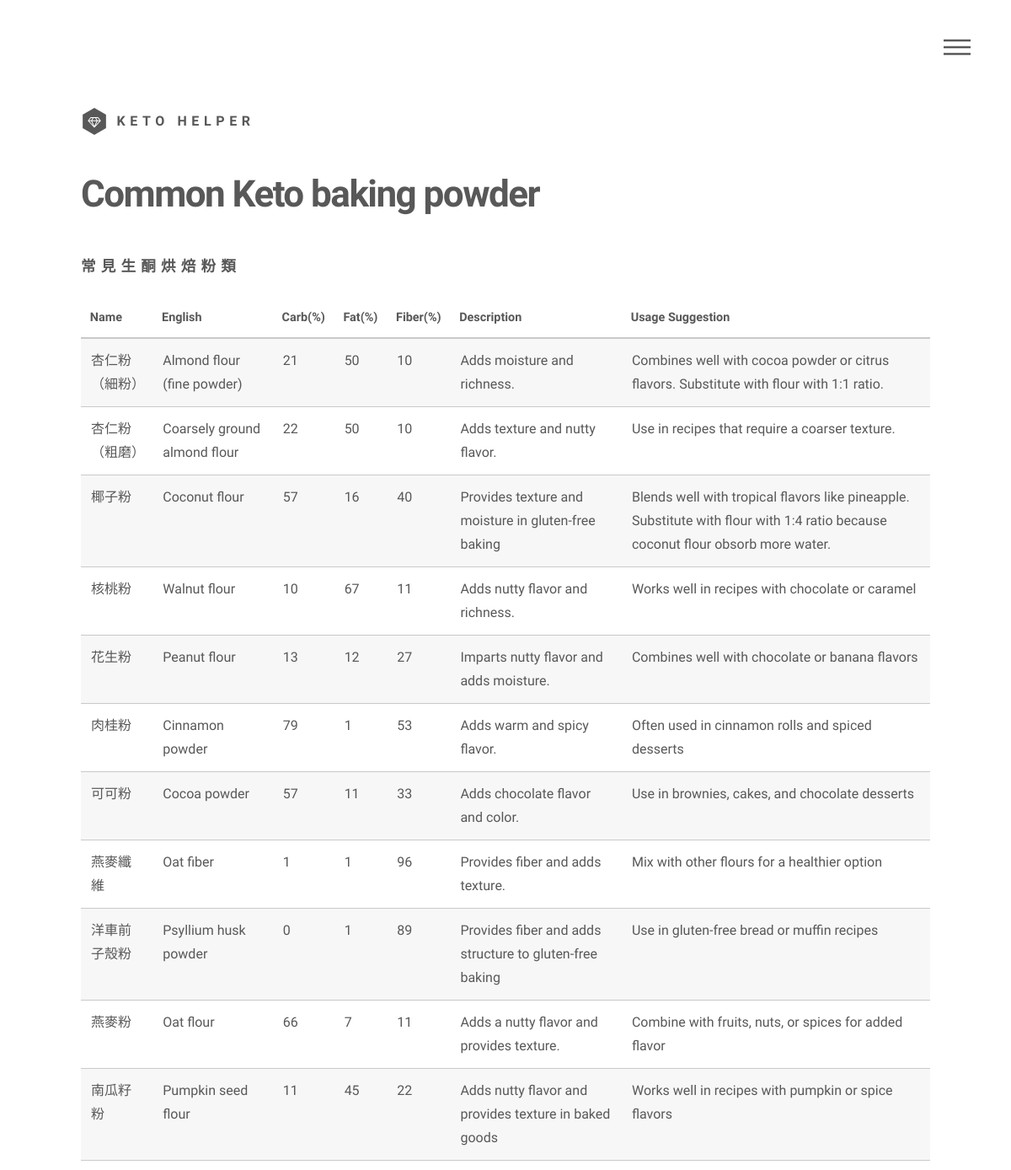
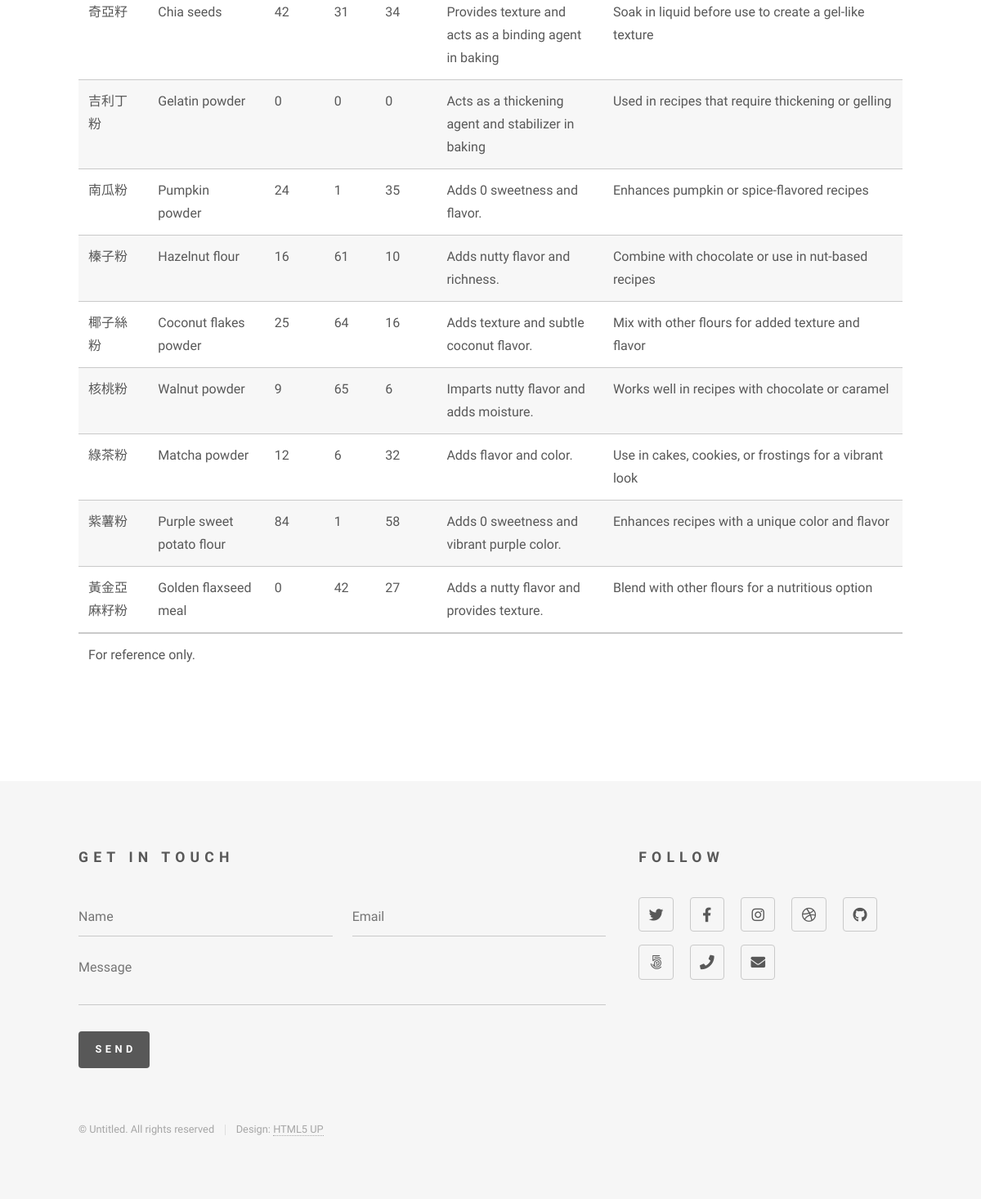
The app's page /powder-table with its own data (2 pictures, top to bottom).
### main.py (models this page shows)
class Powder(db.Model):
    __tablename__ = 'powders'
    id = db.Column(db.Integer, primary_key=True)
    name_cn = db.Column(db.String(100), nullable=True)
    name_en = db.Column(db.String(100), nullable=True)
    carb = db.Column(db.Integer, nullable=True)
    fat = db.Column(db.Integer, nullable=True)
    fiber = db.Column(db.Integer, nullable=True)
    description = db.Column(db.String(100), nullable=True)
    suggestion = db.Column(db.String(100), nullable=True)

### main.py (the view)
@app.route('/powder-table')
def powder():
    powders = Powder.query.all()
    return render_template('powder.html', powders=powders)

### main.py (called while the page is built)
@app.context_processor
def inject_nav():
    nav = [
        {
            'title': 'oil table',
            'description': 'The oil type',
            'url': 'oil-table',
            'img': 'oil.jpg'
        },
        {
            'title': 'sweetener table',
            'description': 'Sweetener table',
            'url': 'sweetener-table',
            'img': 'sweetener.jpg'
        },
        {
            'title': 'sweetener calculator',
            'description': 'Sweetener calculator',
            'url': 'sweetener-calculator',
            'img': 'sweetener-calculator.jpg'
        },
        {
            'title': 'powder table ',
            'description': 'powder calculator',
            'url': 'powder-table',
            'img': 'powder.jpg'
        }
    ]
    return {'nav': nav}

### templates/powder.html
{% include 'header.html' %}
<div id="main">
	<div class="inner">
		<h1>Common Keto baking powder</h1>
		<section>
			<h2>常見生酮烘焙粉類</h2>
			<div class="table-wrapper">
				<table>
					<thead>
						<tr>
							<th>Name</th>
							<th>English</th>
							<th>Carb(%)</th>
							<th>Fat(%)</th>
							<th>Fiber(%)</th>
							<th>Description</th>
							<th>Usage Suggestion</th>
						</tr>
					</thead>
					<tbody>
						{% for powder in powders %}
						<tr>
							<td> {{ powder.name_cn }}</td>
							<td> {{ powder.name_en }} </td>
							<td> {{ powder.carb }} </td>
                            <td> {{ powder.fat }} </td>
                            <td> {{ powder.fiber }} </td>
                            <td> {{ powder.description }} </td>
                            <td> {{ powder.suggestion }} </td>
						</tr>
						{% endfor %}
					</tbody>
					<tfoot>
						<tr>
							<td colspan="12">For reference only.</td>
						</tr>
					</tfoot>
				</table>
			</div>
		</section>
	</div>
</div>
{% include 'footer.html' %}

### static/css/main.css (style rules this page uses)
html, body, div, span, applet, object, iframe, h1, h2, h3, h4, h5, h6, p, blockquote, pre, a, abbr, acronym, address, big, cite, code, del, dfn, em, img, ins, kbd, q, s, samp, small, strike, strong, sub, sup, tt, var, b, u, i, center, dl, dt, dd, ol, ul, li, fieldset, form, label, legend, table, caption, tbody, tfoot, thead, tr, th, td, article, aside, canvas, details, embed, figure, figcaption, footer, header, hgroup, menu, nav, output, ruby, section, summary, time, mark, audio, video { margin: 0; padding: 0; border: 0; font-size: 100%; font: inherit; vertical-align: baseline; }
article, aside, details, figcaption, figure, footer, header, hgroup, menu, nav, section { display: block; }
body { line-height: 1; }
table { border-collapse: collapse; border-spacing: 0; }
body { -webkit-text-size-adjust: none; }
body { -ms-overflow-style: scrollbar; }
html { box-sizing: border-box; }
*, *:before, *:after { box-sizing: inherit; }
body { background: #ffffff; }
body, input, select, textarea { color: #585858; font-family: "Source Sans Pro", Helvetica, sans-serif; font-size: 16pt; font-weight: 300; line-height: 1.75; }
@media screen and (max-width: 1680px) { body, input, select, textarea { font-size: 14pt; } }
@media screen and (max-width: 1280px) { body, input, select, textarea { font-size: 12pt; } }
h1 { font-size: 2.75em; font-weight: 700; line-height: 1.3; margin: 0 0 1em 0; letter-spacing: -0.035em; }
h2, h3, h4, h5, h6 { font-weight: 900; line-height: 1.5; margin: 0 0 2em 0; text-transform: uppercase; letter-spacing: 0.35em; }
h2 { font-size: 1.1em; }
.table-wrapper { -webkit-overflow-scrolling: touch; overflow-x: auto; }
table { margin: 0 0 2em 0; width: 100%; }
table tbody tr { border: solid 1px #c9c9c9; border-left: 0; border-right: 0; }
table tbody tr:nth-child(2n + 1) { background-color: rgba(144, 144, 144, 0.075); }
table td { padding: 0.75em 0.75em; }
table th { font-size: 0.9em; font-weight: 900; padding: 0 0.75em 0.75em 0.75em; text-align: left; }
table thead { border-bottom: solid 2px #c9c9c9; }
table tfoot { border-top: solid 2px #c9c9c9; }
#main { padding: 0em 0 6em 0 ; }
#wrapper > * > .inner { width: 100%; max-width: 68em; margin: 0 auto; padding: 0 2.5em; }

### records on screen
Powder: name_cn "杏仁粉（細粉）", name_en "Almond flour (fine powder)", carb "21", fat "50", fiber "10", description "Adds moisture and richness.", suggestion "Combines well with cocoa powder or citrus flavors. Substitute with flour with 1:1 ratio."
Powder: name_cn "杏仁粉（粗磨）", name_en "Coarsely ground almond flour", carb "22", fat "50", fiber "10", description "Adds texture and nutty flavor.", suggestion "Use in recipes that require a coarser texture."
Powder: name_cn "椰子粉", name_en "Coconut flour", carb "57", fat "16", fiber "40", description "Provides texture and moisture in gluten-free baking", suggestion "Blends well with tropical flavors like pineapple. Substitute with flour with 1:4 ratio because coconut flour obsorb more water."
Powder: name_cn "核桃粉", name_en "Walnut flour", carb "10", fat "67", fiber "11", description "Adds nutty flavor and richness.", suggestion "Works well in recipes with chocolate or caramel"
Powder: name_cn "花生粉", name_en "Peanut flour", carb "13", fat "12", fiber "27", description "Imparts nutty flavor and adds moisture.", suggestion "Combines well with chocolate or banana flavors"
Powder: name_cn "肉桂粉", name_en "Cinnamon powder", carb "79", fat "1", fiber "53", description "Adds warm and spicy flavor.", suggestion "Often used in cinnamon rolls and spiced desserts"
Powder: name_cn "可可粉", name_en "Cocoa powder", carb "57", fat "11", fiber "33", description "Adds chocolate flavor and color.", suggestion "Use in brownies, cakes, and chocolate desserts"
Powder: name_cn "燕麥纖維", name_en "Oat fiber", carb "1", fat "1", fiber "96", description "Provides fiber and adds texture.", suggestion "Mix with other flours for a healthier option"
Powder: name_cn "洋車前子殼粉", name_en "Psyllium husk powder", carb "0", fat "1", fiber "89", description "Provides fiber and adds structure to gluten-free baking", suggestion "Use in gluten-free bread or muffin recipes"
Powder: name_cn "燕麥粉", name_en "Oat flour", carb "66", fat "7", fiber "11", description "Adds a nutty flavor and provides texture.", suggestion "Combine with fruits, nuts, or spices for added flavor"
Powder: name_cn "南瓜籽粉", name_en "Pumpkin seed flour", carb "11", fat "45", fiber "22", description "Adds nutty flavor and provides texture in baked goods", suggestion "Works well in recipes with pumpkin or spice flavors"
Powder: name_cn "奇亞籽", name_en "Chia seeds", carb "42", fat "31", fiber "34", description "Provides texture and acts as a binding agent in baking", suggestion "Soak in liquid before use to create a gel-like texture"
Powder: name_cn "吉利丁粉", name_en "Gelatin powder", carb "0", fat "0", fiber "0", description "Acts as a thickening agent and stabilizer in baking", suggestion "Used in recipes that require thickening or gelling"
Powder: name_cn "南瓜粉", name_en "Pumpkin powder", carb "24", fat "1", fiber "35", description "Adds 0 sweetness and flavor.", suggestion "Enhances pumpkin or spice-flavored recipes"
Powder: name_cn "榛子粉", name_en "Hazelnut flour", carb "16", fat "61", fiber "10", description "Adds nutty flavor and richness.", suggestion "Combine with chocolate or use in nut-based recipes"
Powder: name_cn "椰子絲粉", name_en "Coconut flakes powder", carb "25", fat "64", fiber "16", description "Adds texture and subtle coconut flavor.", suggestion "Mix with other flours for added texture and flavor"
Powder: name_cn "核桃粉", name_en "Walnut powder", carb "9", fat "65", fiber "6", description "Imparts nutty flavor and adds moisture.", suggestion "Works well in recipes with chocolate or caramel"
Powder: name_cn "綠茶粉", name_en "Matcha powder", carb "12", fat "6", fiber "32", description "Adds flavor and color.", suggestion "Use in cakes, cookies, or frostings for a vibrant look"
Powder: name_cn "紫薯粉", name_en "Purple sweet potato flour", carb "84", fat "1", fiber "58", description "Adds 0 sweetness and vibrant purple color.", suggestion "Enhances recipes with a unique color and flavor"
Powder: name_cn "黃金亞麻籽粉", name_en "Golden flaxseed meal", carb "0", fat "42", fiber "27", description "Adds a nutty flavor and provides texture.", suggestion "Blend with other flours for a nutritious option"
